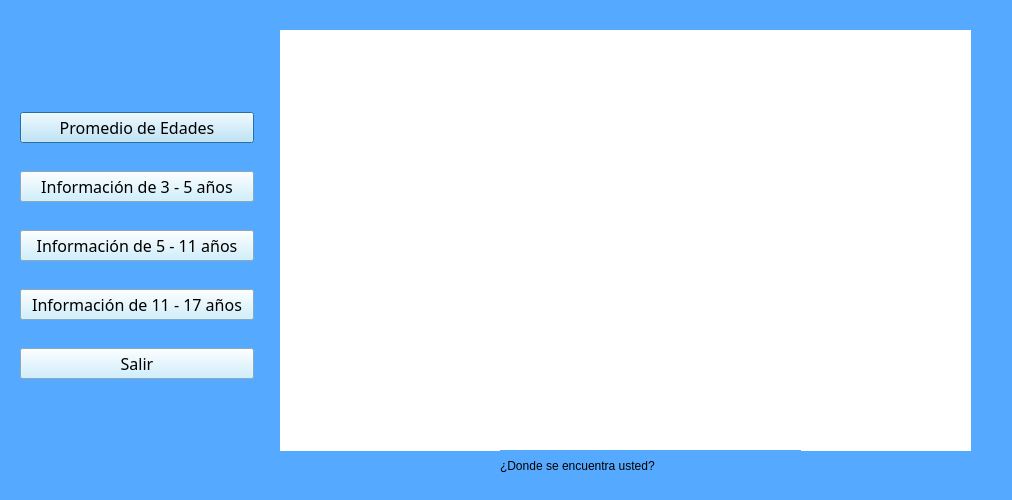
<?xml version="1.0" encoding="UTF-8"?>
<ui version="4.0">
 <class>Dialog</class>
 <widget class="QDialog" name="Dialog">
  <property name="geometry">
   <rect>
    <x>0</x>
    <y>0</y>
    <width>1012</width>
    <height>500</height>
   </rect>
  </property>
  <property name="windowTitle">
   <string>Estadistica general</string>
  </property>
  <property name="styleSheet">
   <string notr="true">background-color: rgb(85, 170, 255);
font: 75 12pt &quot;Sitka Heading&quot;;</string>
  </property>
  <widget class="QWidget" name="graficoe" native="true">
   <property name="enabled">
    <bool>true</bool>
   </property>
   <property name="geometry">
    <rect>
     <x>280</x>
     <y>30</y>
     <width>691</width>
     <height>421</height>
    </rect>
   </property>
   <property name="statusTip">
    <string/>
   </property>
   <property name="styleSheet">
    <string notr="true">background-color: rgb(255, 255, 255);</string>
   </property>
  </widget>
  <widget class="QLabel" name="label">
   <property name="geometry">
    <rect>
     <x>500</x>
     <y>450</y>
     <width>301</width>
     <height>31</height>
    </rect>
   </property>
   <property name="text">
    <string>¿Donde se encuentra usted?</string>
   </property>
  </widget>
  <widget class="QWidget" name="verticalLayoutWidget">
   <property name="geometry">
    <rect>
     <x>20</x>
     <y>90</y>
     <width>234</width>
     <height>311</height>
    </rect>
   </property>
   <layout class="QVBoxLayout" name="verticalLayout">
    <item>
     <widget class="QPushButton" name="edades">
      <property name="font">
       <font>
        <family>Sitka Heading</family>
        <pointsize>12</pointsize>
        <weight>9</weight>
        <italic>false</italic>
        <bold>false</bold>
       </font>
      </property>
      <property name="styleSheet">
       <string notr="true">background-color: rgb(194, 236, 255);
font: 75 12pt &quot;Sitka Heading&quot;;</string>
      </property>
      <property name="text">
       <string>Promedio de Edades</string>
      </property>
     </widget>
    </item>
    <item>
     <widget class="QPushButton" name="edad11">
      <property name="font">
       <font>
        <family>Sitka Heading</family>
        <pointsize>12</pointsize>
        <weight>9</weight>
        <italic>false</italic>
        <bold>false</bold>
       </font>
      </property>
      <property name="styleSheet">
       <string notr="true">background-color: rgb(194, 236, 255);
font: 75 12pt &quot;Sitka Heading&quot;;</string>
      </property>
      <property name="text">
       <string>Información de 3 - 5 años</string>
      </property>
     </widget>
    </item>
    <item>
     <widget class="QPushButton" name="edad5">
      <property name="font">
       <font>
        <family>Sitka Heading</family>
        <pointsize>12</pointsize>
        <weight>9</weight>
        <italic>false</italic>
        <bold>false</bold>
       </font>
      </property>
      <property name="styleSheet">
       <string notr="true">background-color: rgb(194, 236, 255);
font: 75 12pt &quot;Sitka Heading&quot;;</string>
      </property>
      <property name="text">
       <string>Información de 5 - 11 años</string>
      </property>
     </widget>
    </item>
    <item>
     <widget class="QPushButton" name="edad17">
      <property name="font">
       <font>
        <family>Sitka Heading</family>
        <pointsize>12</pointsize>
        <weight>9</weight>
        <italic>false</italic>
        <bold>false</bold>
       </font>
      </property>
      <property name="styleSheet">
       <string notr="true">background-color: rgb(194, 236, 255);
font: 75 12pt &quot;Sitka Heading&quot;;</string>
      </property>
      <property name="text">
       <string>Información de 11 - 17 años</string>
      </property>
     </widget>
    </item>
    <item>
     <widget class="QPushButton" name="boton_salir">
      <property name="font">
       <font>
        <family>Sitka Heading</family>
        <pointsize>12</pointsize>
        <weight>9</weight>
        <italic>false</italic>
        <bold>false</bold>
       </font>
      </property>
      <property name="styleSheet">
       <string notr="true">background-color: rgb(194, 236, 255);
font: 75 12pt &quot;Sitka Heading&quot;;</string>
      </property>
      <property name="text">
       <string>Salir</string>
      </property>
     </widget>
    </item>
   </layout>
  </widget>
 </widget>
 <resources/>
 <connections/>
</ui>
